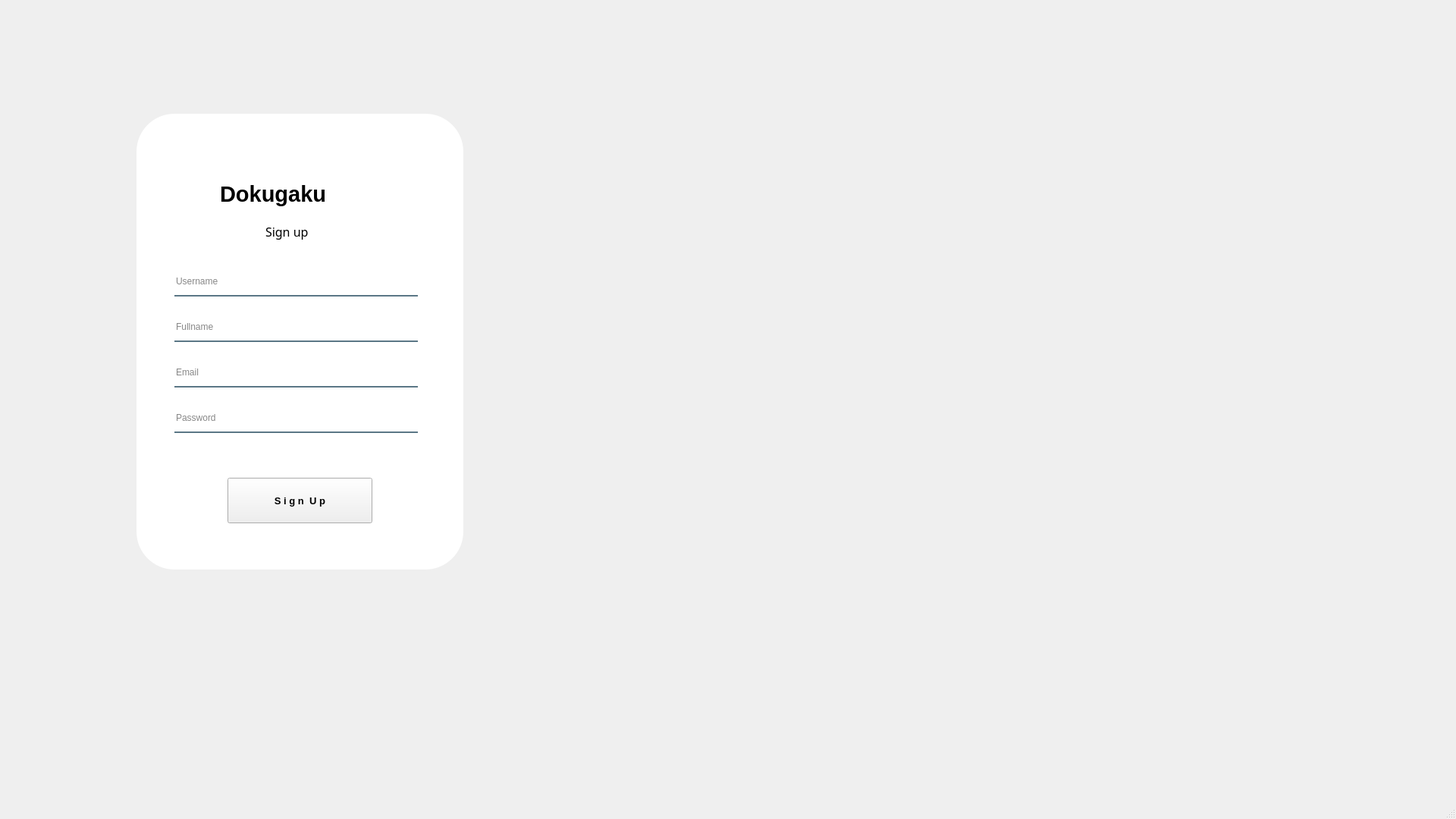
<?xml version="1.0" encoding="UTF-8"?>
<ui version="4.0">
 <class>MainWindow</class>
 <widget class="QMainWindow" name="MainWindow">
  <property name="geometry">
   <rect>
    <x>0</x>
    <y>0</y>
    <width>1920</width>
    <height>1080</height>
   </rect>
  </property>
  <property name="windowTitle">
   <string>MainWindow</string>
  </property>
  <property name="styleSheet">
   <string notr="true">QPushButton#loginbt{
background-color: qlineargradient(spread:pad, x1:0, y1:0, x2:1, y2:0, stop:0 rgba(0, 0, 0, 255), stop:1 rgb(255, 204, 229));
color:rgba(255,255,255,210);
border-radius:5px;
}
QPushButton#loginbt:hover{
background-color: rgb(255,243,255);
color: black;
}
QPushButton#loginbt:pressed{
padding-left:5px;
padding-top:5px;
background-color: rgba(150,123,111,255);
}</string>
  </property>
  <widget class="QWidget" name="centralwidget">
   <widget class="QWidget" name="widget" native="true">
    <property name="geometry">
     <rect>
      <x>0</x>
      <y>0</y>
      <width>1920</width>
      <height>1080</height>
     </rect>
    </property>
    <widget class="QLabel" name="label">
     <property name="geometry">
      <rect>
       <x>0</x>
       <y>0</y>
       <width>1920</width>
       <height>1080</height>
      </rect>
     </property>
     <property name="styleSheet">
      <string notr="true">image: url(:/images/img.jpg);
</string>
     </property>
     <property name="text">
      <string/>
     </property>
    </widget>
    <widget class="QLabel" name="label_2">
     <property name="geometry">
      <rect>
       <x>180</x>
       <y>150</y>
       <width>431</width>
       <height>601</height>
      </rect>
     </property>
     <property name="styleSheet">
      <string notr="true">background-color:rgba(255,255,255,255);
border-radius:50px;</string>
     </property>
     <property name="text">
      <string/>
     </property>
    </widget>
    <widget class="QLabel" name="loginweb">
     <property name="geometry">
      <rect>
       <x>290</x>
       <y>230</y>
       <width>191</width>
       <height>51</height>
      </rect>
     </property>
     <property name="font">
      <font>
       <pointsize>22</pointsize>
       <weight>75</weight>
       <bold>true</bold>
      </font>
     </property>
     <property name="styleSheet">
      <string notr="true">background-color:white;
corlor:rgb(255,204,229);</string>
     </property>
     <property name="text">
      <string>Dokugaku</string>
     </property>
    </widget>
    <widget class="QLineEdit" name="user_inp">
     <property name="geometry">
      <rect>
       <x>230</x>
       <y>360</y>
       <width>321</width>
       <height>31</height>
      </rect>
     </property>
     <property name="styleSheet">
      <string notr="true">background-color:rgba(0,0,0,0);
border:none;
border-bottom: 2px solid rgba(46,82,101,200);
color:rgba(0,0,0,240);
padding-bottom:7px;</string>
     </property>
     <property name="placeholderText">
      <string>Username</string>
     </property>
    </widget>
    <widget class="QLineEdit" name="pass_inp">
     <property name="geometry">
      <rect>
       <x>230</x>
       <y>540</y>
       <width>321</width>
       <height>31</height>
      </rect>
     </property>
     <property name="styleSheet">
      <string notr="true">background-color: white;
border:none;
border-bottom: 2px solid rgba(46,82,101,200);
color:rgba(0,0,0,240);
padding-bottom:7px;</string>
     </property>
     <property name="placeholderText">
      <string>Password</string>
     </property>
    </widget>
    <widget class="QPushButton" name="signup_bt">
     <property name="geometry">
      <rect>
       <x>300</x>
       <y>630</y>
       <width>191</width>
       <height>60</height>
      </rect>
     </property>
     <property name="font">
      <font>
       <pointsize>10</pointsize>
       <weight>75</weight>
       <bold>true</bold>
      </font>
     </property>
     <property name="text">
      <string>S i g n  U p</string>
     </property>
    </widget>
    <widget class="QLineEdit" name="fullname_inp">
     <property name="geometry">
      <rect>
       <x>230</x>
       <y>420</y>
       <width>321</width>
       <height>31</height>
      </rect>
     </property>
     <property name="styleSheet">
      <string notr="true">background-color:rgba(0,0,0,0);
border:none;
border-bottom: 2px solid rgba(46,82,101,200);
color:rgba(0,0,0,240);
padding-bottom:7px;</string>
     </property>
     <property name="placeholderText">
      <string>Fullname</string>
     </property>
    </widget>
    <widget class="QLineEdit" name="email_inp">
     <property name="geometry">
      <rect>
       <x>230</x>
       <y>480</y>
       <width>321</width>
       <height>31</height>
      </rect>
     </property>
     <property name="styleSheet">
      <string notr="true">background-color:rgba(0,0,0,0);
border:none;
border-bottom: 2px solid rgba(46,82,101,200);
color:rgba(0,0,0,240);
padding-bottom:7px;</string>
     </property>
     <property name="placeholderText">
      <string>Email</string>
     </property>
    </widget>
    <widget class="QLabel" name="label_3">
     <property name="geometry">
      <rect>
       <x>350</x>
       <y>290</y>
       <width>71</width>
       <height>31</height>
      </rect>
     </property>
     <property name="font">
      <font>
       <family>Tempus Sans ITC</family>
       <pointsize>12</pointsize>
       <italic>false</italic>
      </font>
     </property>
     <property name="text">
      <string>Sign up</string>
     </property>
    </widget>
   </widget>
  </widget>
  <widget class="QStatusBar" name="statusbar"/>
 </widget>
 <resources>
  <include location="C:/Users/Chi/Desktop/loginUi/res.qrc"/>
 </resources>
 <connections/>
</ui>
